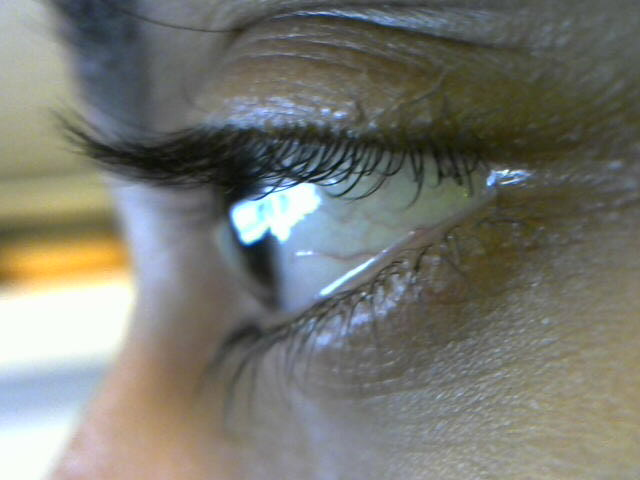
#> input picture attempts/image.jpg, 640 x 480 px, given in place of reading.mp4, which was not available
$ python find.py
#> lines starting #> are read from the running program, lines starting #| are printed output that depends on the picture; after the words box and inside, x2 and y2 are one past the last pixel; in counts of white or black regions, pixels touching at a corner belong together; pictures that were not available may be replaced by others from this repository, and a replacement may not be noted
import numpy as np
import cv2
import scipy
from scipy import ndimage
import argparse
import datetime
import imutils
import time

def auto_canny(image, sigma=0.33):
    # compute the median of the single channel pixel intensities
    v = np.median(image)

    # apply automatic Canny edge detection using the computed median
    lower = int(max(0, (1.0 - sigma) * v))
    upper = int(min(255, (1.0 + sigma) * v))
    edged = cv2.Canny(image, lower, upper)

    # return the edged image
    return edged

cap = cv2.VideoCapture('/home/sasidhy1/Desktop/eds_azzzist/SAMPLES/reading.mp4')

boundaries = [
    ([0, 0, 0], [0, 0, 0]),
]

while(True):
    # Capture frame-by-frame
    ret, frame = cap.read()
#> frame is the input picture: shape (480, 640, 3); mean B, G, R 113.3, 120.8, 119.9
    frame = cv2.resize(frame,(640,360))
#> frame: shape (360, 640, 3)
    frame = frame[100:360, 300:640]
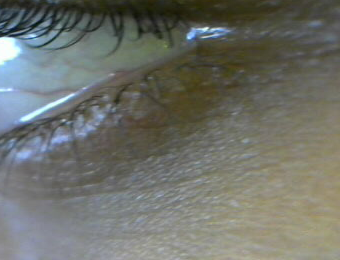
#> frame: shape (260, 340, 3); mean B, G, R 106.2, 113.2, 110.5

    gray = cv2.cvtColor(frame, cv2.COLOR_BGR2GRAY)

    hsv = cv2.cvtColor(frame, cv2.COLOR_BGR2HSV)
#> hsv: shape (260, 340, 3); mean H, S, V 52.4, 42, 117.8
    h,s,v = cv2.split(hsv)
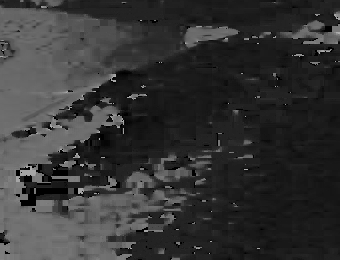
#> h: shape (260, 340); min 0, max 177, mean 52.4
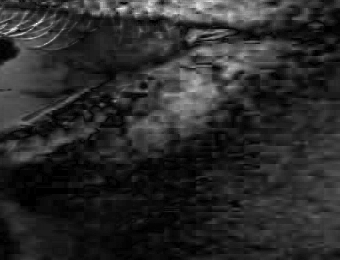
#> s: shape (260, 340); min 0, max 255, mean 42
    clahe = cv2.createCLAHE(clipLimit=3.0, tileGridSize=(8,8))
    diff = clahe.apply(v)
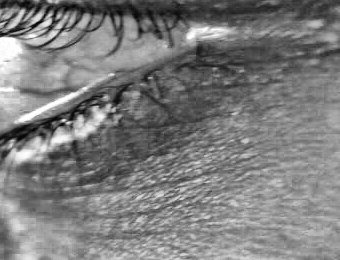
#> diff: shape (260, 340); min 4, max 255, mean 124.9

    edges = cv2.Canny(diff,200,250)
#> edges: shape (260, 340); 6.7% white in thin lines or dots


    lower_red = np.array(0)
    upper_red = np.array(20)

    mask = cv2.inRange(diff, lower_red, upper_red)
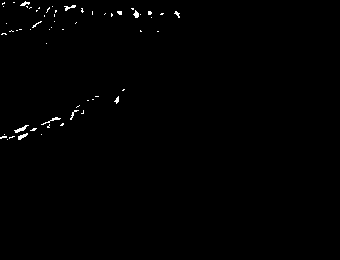
#> mask: shape (260, 340); 0.56% white in thin lines or dots, all inside (x1, y1, x2, y2) = (0, 1, 180, 140)
    res = cv2.bitwise_and(frame,frame, mask= mask)

    # cv2.imshow('frame',frame)
    # cv2.imshow('mask',mask)
    # cv2.imshow('res',res)

    blurred = cv2.GaussianBlur(gray, (7, 7), 0)

    # apply Canny edge detection using a wide threshold, tight
    # threshold, and automatically determined threshold
    auto = auto_canny(blurred)
#> in auto_canny, `v = np.median(image)`: v = 115
#> in auto_canny, `lower = int(max(0, (1.0 - sigma) * v))`: lower = 77
#> in auto_canny, `upper = int(min(255, (1.0 + sigma) * v))`: upper = 152
#> in auto_canny, `edged = cv2.Canny(image, lower, upper)`: edged: shape (260, 340); 1.1% white in thin lines or dots, all inside (x1, y1, x2, y2) = (0, 8, 232, 145)

    contours =  cv2.findContours(edges,cv2.RETR_TREE,cv2.CHAIN_APPROX_SIMPLE)[-2]
#> contours = 509 contours, 497 with area under 20; largest, box (x1, y1, x2, y2) and area: (16, 8, 70, 47) 116, (0, 8, 37, 33) 104, (2, 12, 19, 28) 63, (19, 33, 38, 39) 53, (0, 139, 26, 161) 44
    for c in contours:
        cv2.drawContours(edges, [c], -1, (0,225,0), 1)
        cv2.fillPoly(auto, pts =[c], color=(255,255,255))
#> this loop made 509 passes
#> c on passes 1, 2, 5: [[165, 258], [166, 258]], [[149, 258], [152, 258]], [[242, 256], [246, 256]]
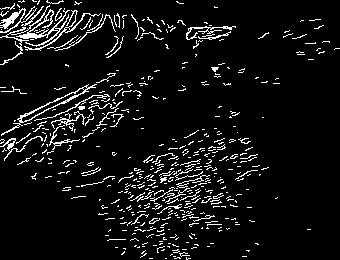
#> auto: shape (260, 340); 7.3% white in thin lines or dots
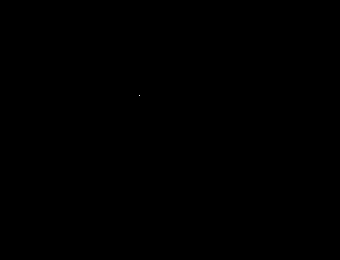
#> edges: shape (260, 340); 0% white in thin lines or dots, all inside (x1, y1, x2, y2) = (139, 95, 140, 96)

    # Display the resulting frame
    # cv2.imshow("gray", np.hstack([hsv]))
    cv2.imshow("yes",diff)
    cv2.imshow("well",auto)
    # cv2.imshow("images", np.hstack([th1, th2, th3]))

    if cv2.waitKey(1) & 0xFF == ord('q'):
#> (key q is pressed here)
        break

# When everything done, release the capture
cap.release()
cv2.destroyAllWindows()
